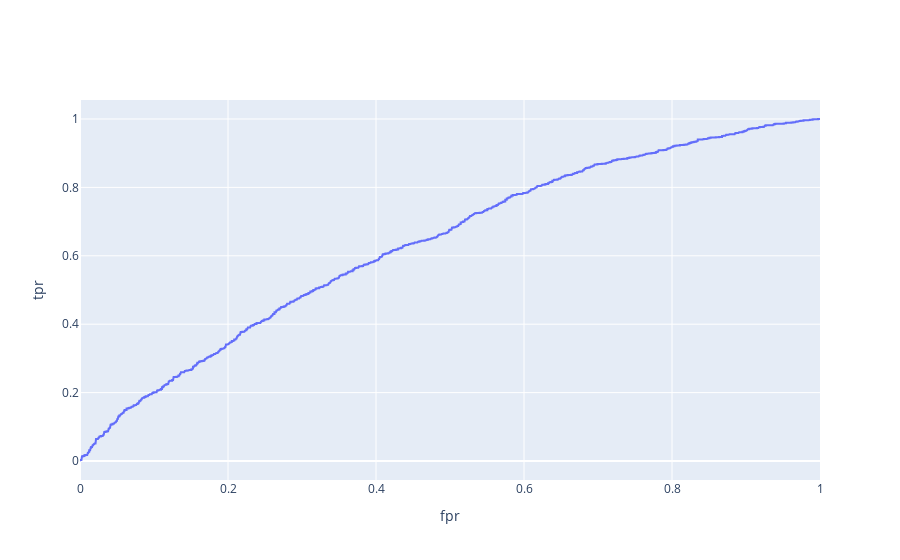

Write notebook code for a chart like this one.
### Code cell
probabilities = base_datapoints[interesting_tickers[0]].predictions["probabilities"]
labels = base_datapoints[interesting_tickers[0]].labels

fpr, tpr, thresholds = roc_curve(labels, probabilities)

df = pd.DataFrame({"fpr": fpr, "tpr": tpr}, index=thresholds)
df.index.name = "Thresholds"
df.columns.name = "Rate"

fig = go.Figure(
    go.Scatter(
        x=df["fpr"],
        y=df["tpr"],
        text=df.index,
    )
)
fig.update_layout(
    xaxis_title="fpr",
    yaxis_title="tpr",
)
fig.show()

### Figure 1 — Plotly figure (JSON) as saved in the notebook; plotly's stock layout.template omitted (floating-point values rounded to 4 significant figures; data arrays with more than 128 entries replaced by an {"elided": "..."} marker saying what was removed)
{"data": [{"text": {"elided": "1452 float values"}, "type": "scatter", "x": {"elided": "1452 float values"}, "y": {"elided": "1452 float values"}}], "layout": {"xaxis": {"title": {"text": "fpr"}}, "yaxis": {"title": {"text": "tpr"}}}}
